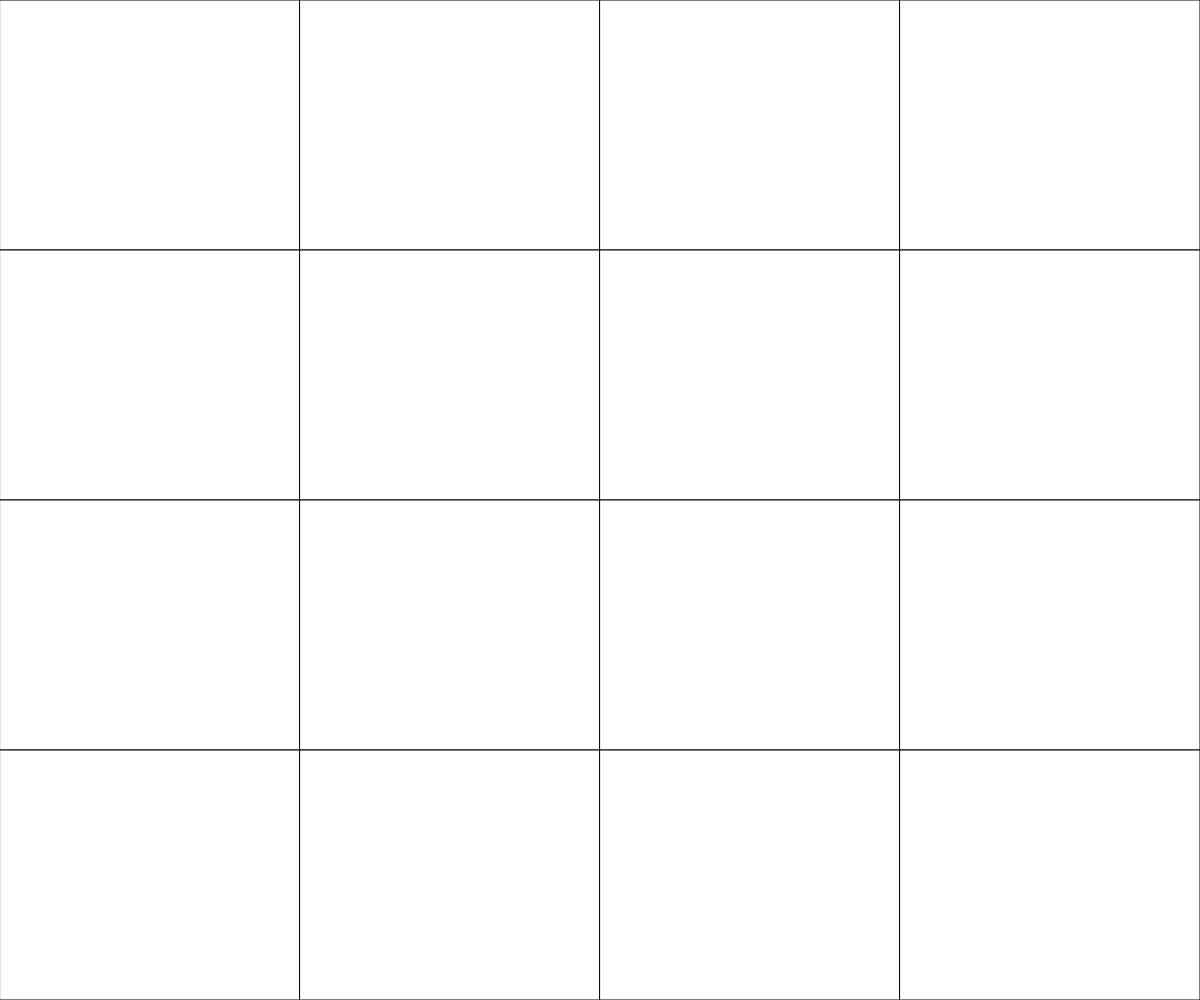
Frame 1 (no input)
Frame 60 (no input): identical to frame 1, image omitted
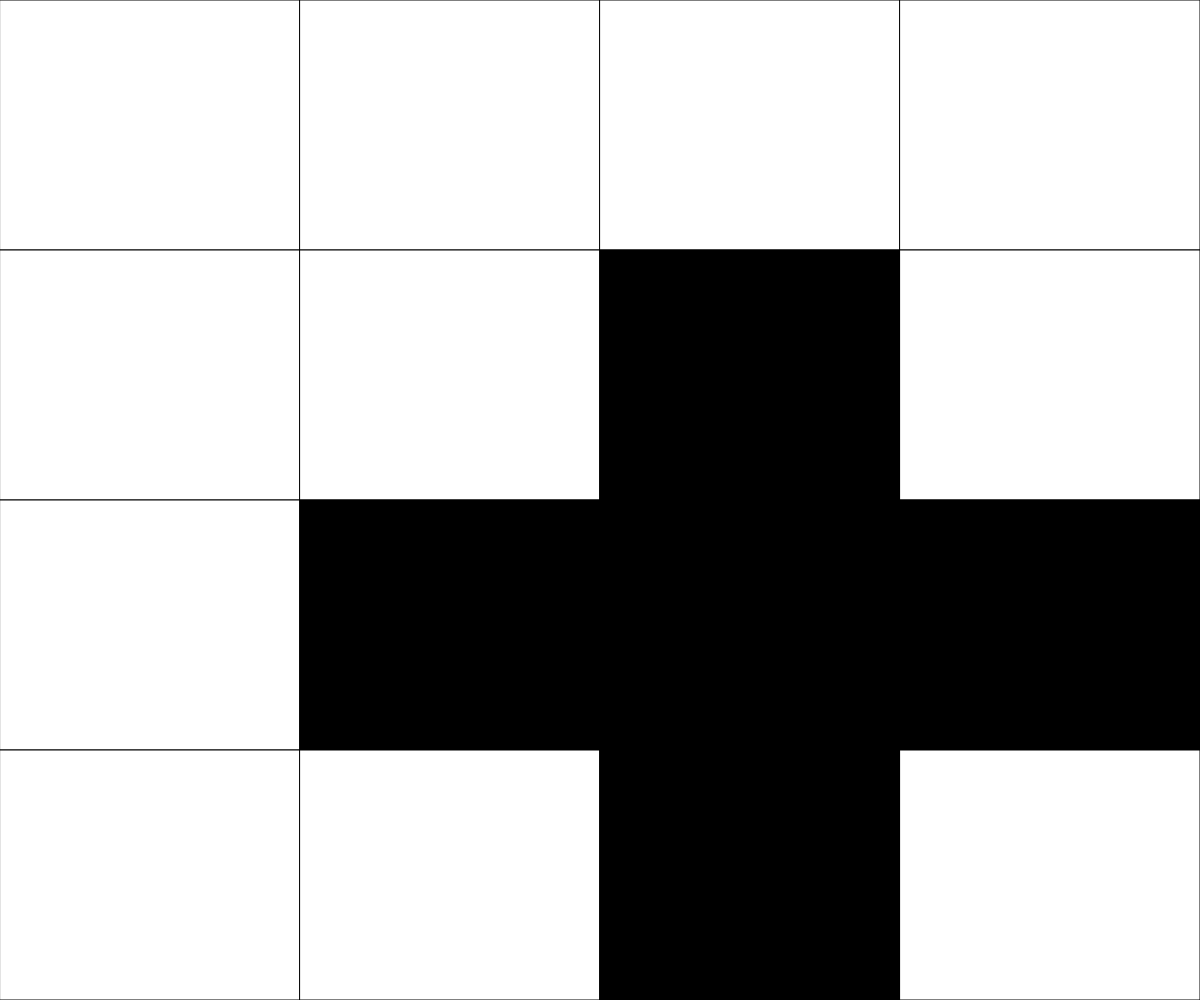
Frame 120 (the mouse pressed at the canvas centre since frame 60)

The p5.js sketch that drew these frames (run headless with seeded random() and noise() and a simulated clock; from frame 60 on, the mouse is pressed at the canvas centre):

// p5.js sketch
// ── sketch.js
// 02 - 2d array demo
//9/29/2020

let grid;
let cellWidth;
let cellHeight;
const GRIDSIZE = 4; //variable that never changes

function setup() {
  createCanvas(windowWidth, windowHeight);
  grid = generateEmptyGrid(GRIDSIZE);
  cellWidth = width/grid[0].length;
  cellHeight = height/grid.length;  
}

function draw() {
  background(220);
  displayGrid();
}

function mousePressed() {
  let cellX = floor(mouseX/cellWidth);
  let cellY = floor(mouseY/cellHeight);
  toggleCell(cellX, cellY); //origin
  toggleCell(cellX, cellY - 1); // north
  toggleCell(cellX, cellY + 1); // south
  toggleCell(cellX + 1, cellY); // east
  toggleCell(cellX - 1, cellY); // west


}

function toggleCell(cellX, cellY) {

  if (cellX >= 0 && cellX < GRIDSIZE && cellY >= 0 && cellY < GRIDSIZE) {
    if (grid[cellY][cellX] === 0) {
      grid[cellY][cellX] = 1;
    }
    else {
      grid[cellY][cellX] = 0;
    }
  }
}

// function keyPressed() {
//   if(key === " ") {
//     grid = generateRandomGrid(10);
//   }
// }

// function generateRandomGrid(gridSize) {
//   let grid = [];
//   for (let i=0; i<gridSize; i++) {
//     grid.push([]);
//     for (let j=0; j<gridSize; j++) {
//       if (random(100) < 50) {
//         grid[i].push(0);
//       }
//       else {
//         grid[i].push(1);
//       }
//     }
//   }
//   return grid;
// }

function generateEmptyGrid(gridSize) {
  let grid = [];
  for (let i=0; i<gridSize; i++) {
    grid.push([]);
    for (let j=0; j<gridSize; j++) {
      grid[i].push(0);
    }
  }
  return grid;
}

function displayGrid() {
  for (let y = 0; y < grid.length; y ++) {
    for (let x = 0; x < grid[y].length; x ++) {
      if (grid[y][x] === 0) {
        fill("white");
      }
      else {
        fill("black");
      }
      rect(cellWidth*x, cellHeight*y, cellWidth, cellHeight);
    }
  }
} 
